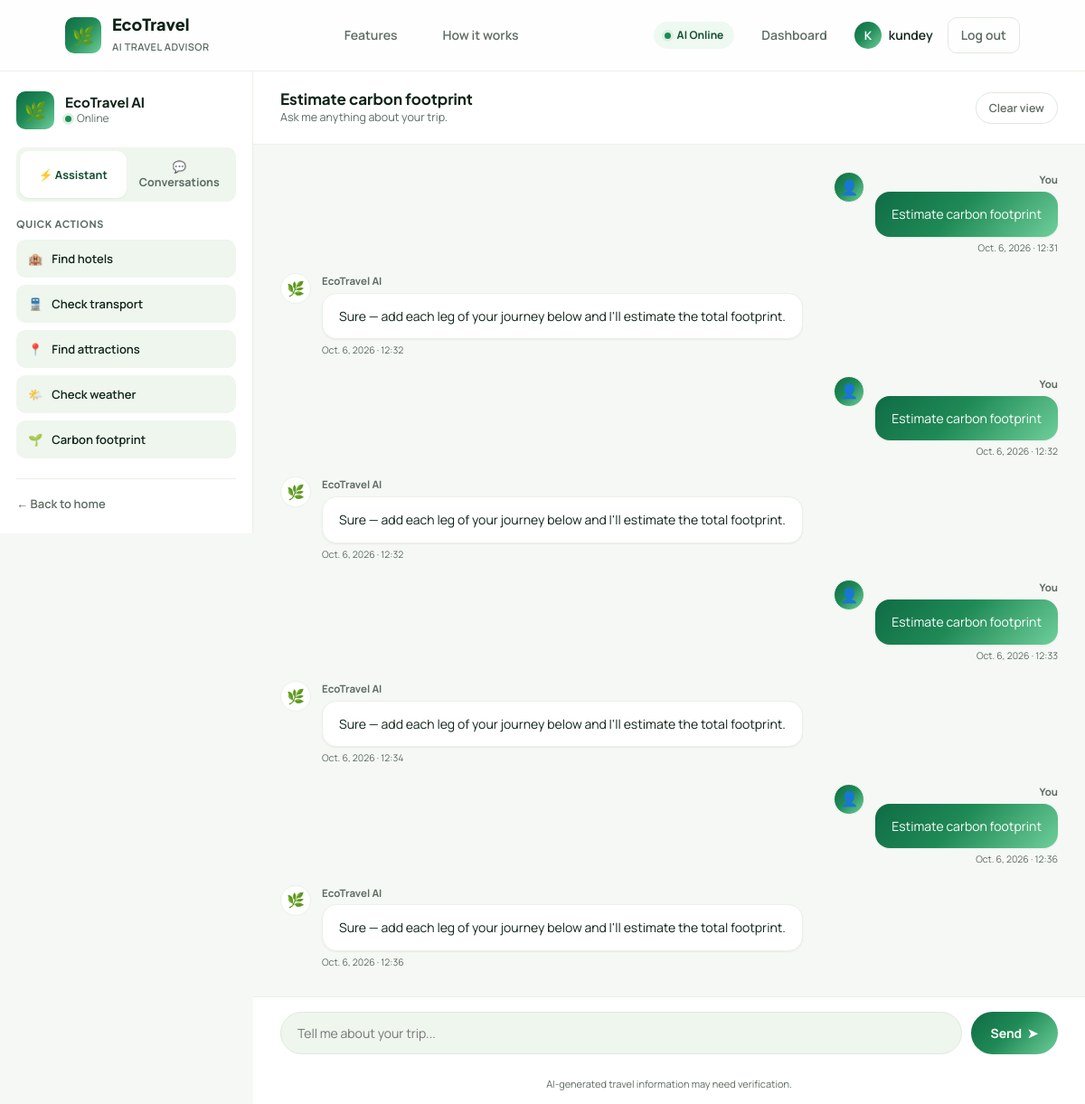
Page /chatbot/chat/ (signed in) on the committed database.
### chatbot/models.py (models this page shows, shortened)
class Conversation(models.Model):
    session_id = models.CharField(
        max_length=100,
        unique=True,
    )
    user = models.ForeignKey(
        settings.AUTH_USER_MODEL,
        on_delete=models.SET_NULL,
        null=True,
        blank=True,
        related_name="conversations",
    )
    destination = models.CharField(
        max_length=255,
        blank=True,
        null=True,
    )
    dates = models.CharField(
        max_length=255,
        blank=True,
        null=True,
    )
    budget = models.DecimalField(
        max_digits=12,
        decimal_places=2,
        blank=True,
        null=True,
    )
    currency = models.CharField(
        max_length=10,
        blank=True,
        null=True,
    )
    sustainability_level = models.CharField(
        max_length=50,
        blank=True,
        null=True,
    )
    destination_lat = models.FloatField(
        blank=True,
        null=True,
    )
    destination_lon = models.FloatField(
        blank=True,
        null=True,
    )
    extra_entities = models.JSONField(
        default=dict,
        blank=True,
    )
    pending_action = models.CharField(
        max_length=64,
        blank=True,
        null=True,
    )
    fallback_count = models.IntegerField(
        default=0,
    )
    handed_over = models.BooleanField(
        default=False,
    )
    created_at = models.DateTimeField(
        auto_now_add=True,
    )
    updated_at = models.DateTimeField(
        auto_now=True,
    )
    class Meta:
        ordering = ["-updated_at"]
    @property
    def title(self):
        if self.destination:
            return f"Trip to {self.destination}"
        first_user_message = self.messages.filter(sender="user").first()
        if first_user_message and first_user_message.text:
            text = first_user_message.text.strip()
            return text if len(text) <= 40 else text[:37] + "..."
        return "New conversation"
    @property
    def preview(self):
        last_message = self.messages.last()
        if not last_message or not last_message.text:
            return "No messages yet"
        text = last_message.text.strip()
        return text if len(text) <= 60 else text[:57] + "..."

class Message(models.Model):
    SENDER_USER = "user"
    SENDER_BOT = "bot"
    SENDER_CHOICES = [
        (SENDER_USER, "User"),
        (SENDER_BOT, "Bot"),
    ]
    conversation = models.ForeignKey(
        Conversation,
        on_delete=models.CASCADE,
        related_name="messages",
    )
    sender = models.CharField(
        max_length=10,
        choices=SENDER_CHOICES,
    )
    text = models.TextField(
        blank=True,
    )
    links = models.JSONField(
        default=list,
        blank=True,
    )
    created_at = models.DateTimeField(
        auto_now_add=True,
    )
    class Meta:
        ordering = ["created_at"]
    @property
    def day(self):
        return self.created_at.date()
    @property
    def time(self):
        return self.created_at.time()

### chatbot/views.py (the view)
# urls.py: path("chat/", views.chat, name="chat"),
@login_required(login_url="chatbot:login")
@consent_required
def chat(request, conversation_id=None):
    conversation = get_conversation(request, conversation_id=conversation_id)
    history = conversation.messages.all()
    conversations = request.user.conversations.all()
    return render(
        request,
        "chatbot/chat.html",
        {
            "conversation": conversation,
            "history": history,
            "conversations": conversations,
        },
    )

### chatbot/consent.py (called while the page is built)
def current_version():
    return getattr(settings, "PRIVACY_POLICY_VERSION", "1.0")

def has_consent(user):
    return user.is_authenticated and UserConsent.objects.filter(
        user=user, policy_version=current_version()
    ).exists()

def _wrap(view, api):
    @wraps(view)
    def wrapper(request, *args, **kwargs):
        if not has_consent(request.user):
            if api:
                return JsonResponse({"error": "consent_required"}, status=403)
            return redirect("chatbot:consent")
        return view(request, *args, **kwargs)
    return wrapper

### chatbot/templates/chatbot/chat.html (shortened to what this page needs)
{% extends "chatbot/base.html" %}
{% load static %}
{% block body_class %}dashboard-page{% endblock %}
{% block content %}
<div class="chat-page">
    <aside class="chat-sidebar">
        <div class="sidebar-header">
            <div class="assistant-avatar">
                🌿
            </div>
            <div>
                <h3>EcoTravel AI</h3>
                <span>
                    <span class="status-dot"></span>
                    Online
                </span>
            </div>
        </div>
        <div class="sidebar-tabs">
            <button type="button" class="sidebar-tab active" data-tab="actions" onclick="switchSidebarTab('actions')">
                ⚡ Assistant
            </button>
            <button type="button" class="sidebar-tab" data-tab="conversations" onclick="switchSidebarTab('conversations')">
                💬 Conversations
            </button>
        </div>
        <div class="sidebar-panel" data-panel="actions">
            <div class="sidebar-section">
                <h4>Quick actions</h4>
                <button class="quick-action" onclick="sendQuickMessage('Find hotels')">
                    🏨
                    <span>Find hotels</span>
                </button>
                <button class="quick-action" onclick="sendQuickMessage('Check transport')">
                    🚆
                    <span>Check transport</span>
                </button>
                <button class="quick-action" onclick="sendQuickMessage('Show attractions')">
                    📍
                    <span>Find attractions</span>
                </button>
                <button class="quick-action" onclick="sendQuickMessage('What is the weather?')">
                    🌤️
                    <span>Check weather</span>
                </button>
                <button class="quick-action" onclick="sendQuickMessage('Estimate carbon footprint')">
                    🌱
                    <span>Carbon footprint</span>
                </button>
            </div>
        </div>
        <div class="sidebar-bottom">
            <a href="{% url 'chatbot:home' %}" class="back-home">
                ← Back to home
            </a>
        </div>
    </aside>
    <section class="chat-container">
        <div class="chat-header">
            <div>
                <h2>{{ conversation.title|default:"Travel Assistant" }}</h2>
                <p>Ask me anything about your trip.</p>
            </div>
            <button class="clear-button" onclick="clearChat()">
                Clear view
            </button>
        </div>
        <div id="chatMessages" class="chat-messages">
            {% if history %}
                {% for msg in history %}
                    {% if msg.sender == "bot" %}
                        <div class="message bot-message">
                            <div class="message-avatar">🌿</div>
                            <div class="message-content">
                                <div class="message-name">EcoTravel AI</div>
                                <div class="message-bubble">
                                    {{ msg.text|linebreaksbr }}
                                </div>
                                <div class="message-timestamp">{{ msg.day }} · {{ msg.time|time:"H:i" }}</div>
                            </div>
                        </div>
                    {% else %}
                        <div class="message user-message">
                            <div class="message-content">
                                <div class="message-name">You</div>
                                <div class="message-bubble">{{ msg.text }}</div>
                                <div class="message-timestamp">{{ msg.day }} · {{ msg.time|time:"H:i" }}</div>
                            </div>
                            <div class="message-avatar user-avatar">👤</div>
                        </div>
                    {% endif %}
                {% endfor %}
            {% endif %}
        </div>
        <form id="chatForm" class="chat-input-area">
            <input
                type="text"
                id="messageInput"
                name="message"
                placeholder="Tell me about your trip..."
                autocomplete="off"
                required
            >
            <button type="submit" class="send-button">
                <span>Send</span>
                <span>➤</span>
            </button>
        </form>
        <div class="input-hint">
            AI-generated travel information may need verification.
        </div>
    </section>
</div>
{% endblock %}

### chatbot/templates/chatbot/base.html (shortened to what this page needs)
{% load static %}
<!DOCTYPE html>
<html lang="en">
<head>
    <link rel="stylesheet" href="{% static 'chatbot/css/style.css' %}">
</head>
<body class="{% block body_class %}{% endblock %}">
<div class="app-shell">
    <header class="navbar">
        <a href="{% url 'chatbot:home' %}" class="brand">
            <div class="brand-icon">🌿</div>
            <div class="brand-text">
                <h1>EcoTravel</h1>
                <span>AI Travel Advisor</span>
            </div>
        </a>
        <nav class="nav-links">
            <a href="{% url 'chatbot:home' %}#features" class="nav-link">Features</a>
            <a href="{% url 'chatbot:home' %}#how-it-works" class="nav-link">How it works</a>
        </nav>
        <div class="nav-right">
            <div class="nav-status">
                <span class="status-dot"></span>
                AI Online
            </div>
            {% if user.is_authenticated %}
                <a href="{% url 'chatbot:chat' %}" class="nav-link">Dashboard</a>
                <div class="nav-user">
                    <span class="nav-user-avatar">{{ user.username|slice:":1"|upper }}</span>
                    <span class="nav-username">{{ user.username }}</span>
                </div>
                <a href="{% url 'chatbot:logout' %}" class="nav-link nav-link-ghost">Log out</a>
            {% else %}
                <a href="{% url 'chatbot:login' %}" class="nav-link">Log in</a>
                <a href="{% url 'chatbot:signup' %}" class="nav-link nav-link-cta">Get started</a>
            {% endif %}
        </div>
    </header>
    <main class="app-main">
        {% block content %}
        {% endblock %}
    </main>
</div>
</body>
</html>

### rows in the picture
Conversation: title "Estimate carbon footprint"
Message: text "Estimate carbon footprint", day "Oct. 6, 2026", time "12:31"
Message: text "Sure — add each leg of your journey below and I'll estimate the total footprint.", day "Oct. 6, 2026", time "12:32"
Message: text "Estimate carbon footprint", day "Oct. 6, 2026", time "12:32"
Message: text "Sure — add each leg of your journey below and I'll estimate the total footprint.", day "Oct. 6, 2026", time "12:32"
Message: text "Estimate carbon footprint", day "Oct. 6, 2026", time "12:33"
Message: text "Sure — add each leg of your journey below and I'll estimate the total footprint.", day "Oct. 6, 2026", time "12:34"
Message: text "Estimate carbon footprint", day "Oct. 6, 2026", time "12:36"
Message: text "Sure — add each leg of your journey below and I'll estimate the total footprint.", day "Oct. 6, 2026", time "12:36"

### other values in the picture
{{ user.username|slice:":1"|upper }} "K"
{{ user.username }} "kundey"
